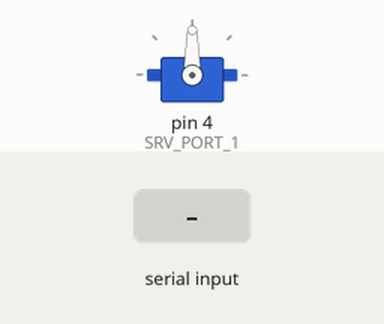
Bench run of a sketch on a simulated Arduino Uno, built with avr-gcc and run on an emulated ATmega328P. Parts: servo. The test bench sets the inputs (shaded band).

Above: at 1.2 s.
1.3 s: "1" received over Serial
At 1.7 s:
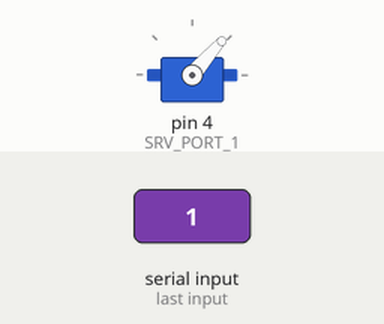
2.8 s: "0" received over Serial
At 4.0 s:
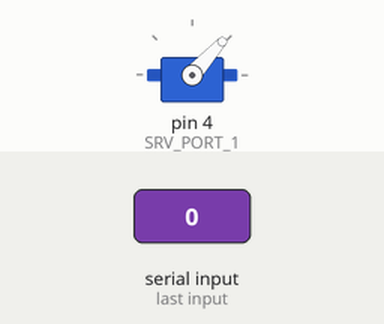
Timing chart, 0 to 5.8 s (numbered marks = the images above; inputs shaded):
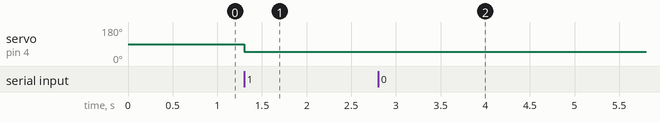

Measured:
- after the input at 1.3 s, servo on pin 4 (SRV_PORT_1): 90° → 49° at once
- after the input at 2.8 s, servo on pin 4 (SRV_PORT_1): 49° → 48° at once

The sketch:

gripper.ino
```cpp
#include <Servo.h>

// define Servo Port numbers
#define SRV_PORT_1 4

// define boundary constraints
#define SRV_1_MAX 180
#define SRV_1_MIN 0

// Declare Servo Objects
Servo Servo_1;

// create buffer for Serial receiving (RX)
const int RX_BUFFER_SIZE = 1;
uint8_t rx_buffer[RX_BUFFER_SIZE];

void setup() {
  // initialize Servos
  Servo_1.attach(SRV_PORT_1);

  //  initialize Serial
  Serial.begin(115200);
}

int cap(int val, int lower_boundary, int upper_boundary) {
  if (val < lower_boundary) {
    return lower_boundary;
  }
  if (val > upper_boundary) {
    return upper_boundary;
  }
  return val;
}

void loop() {

  /* SERVO TEST */
  // Servo_1.write(90);
  // Servo_2.write(90);
  // Servo_3.write(0);
  // // Servo_2.write(0);
  // delay(1000);
  // // Servo_1.write(110);
  // Servo_3.write(110);
  // Servo_1.write(170);
  // Servo_2.write(170);
  // delay(1000);

  /* SERIAL CONNECTION */
  if (Serial.available()) {
    // read in command
    Serial.readBytes(rx_buffer, RX_BUFFER_SIZE);
    // write command to servo
    Servo_1.write(cap(rx_buffer[0], SRV_1_MIN, SRV_1_MAX));
  }
}
```
